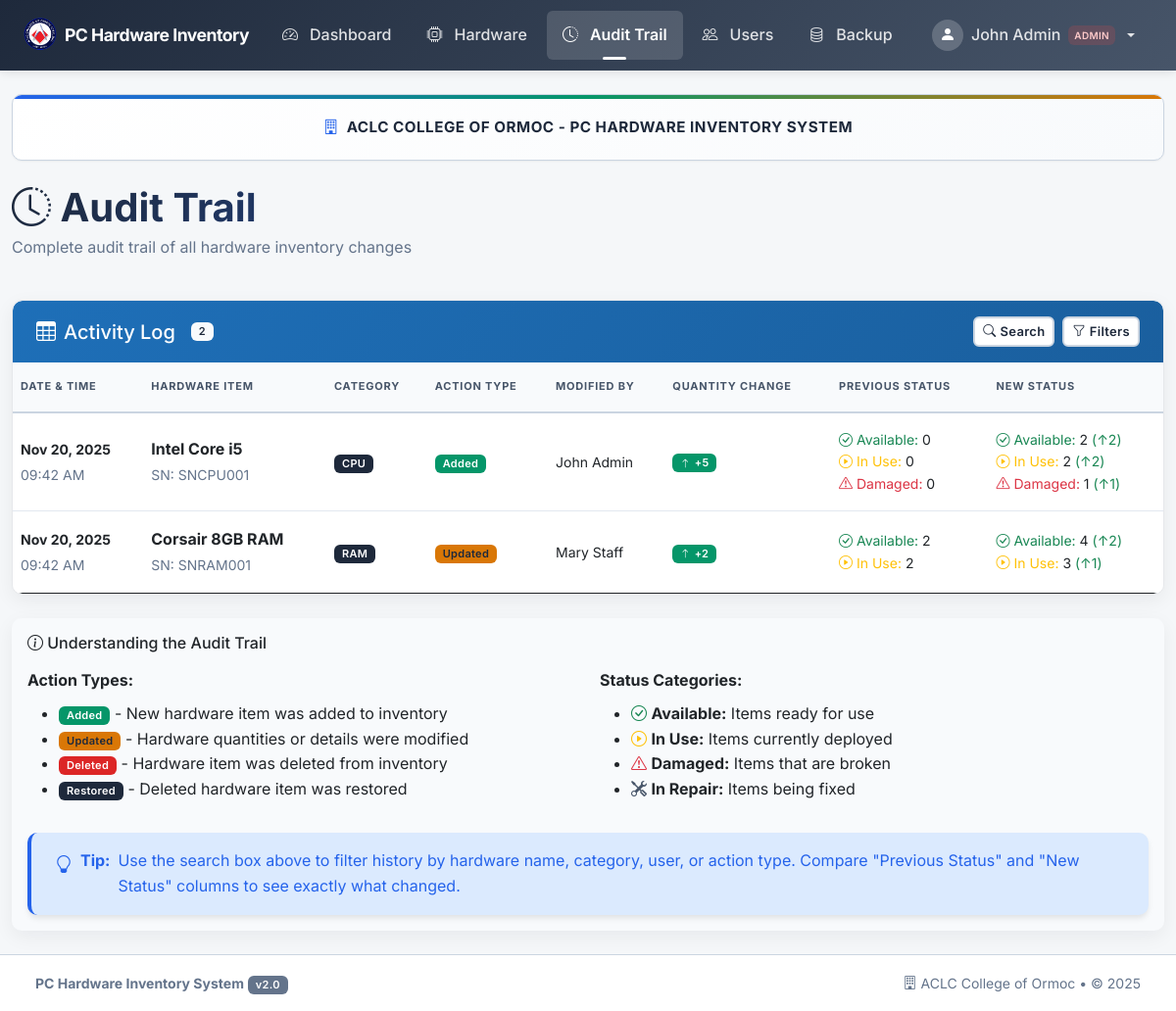
/pages/history.php (signed in), run on the app's committed database.
### tables this page shows
CREATE TABLE IF NOT EXISTS inventory_history (
    id INT AUTO_INCREMENT PRIMARY KEY,
    hardware_id INT,                          
    hardware_name VARCHAR(255) NOT NULL,      
    category_name VARCHAR(100),               
    serial_number VARCHAR(100),               
    user_id INT,                              
    user_name VARCHAR(255),                   
    action_type VARCHAR(50) NOT NULL,         
    quantity_change INT,
    old_unused INT,
    old_in_use INT,
    old_damaged INT,
    old_repair INT,
    new_unused INT,
    new_in_use INT,
    new_damaged INT,
    new_repair INT,
    action_date TIMESTAMP DEFAULT CURRENT_TIMESTAMP
     
);

### config/security.php (called while the page is built, shortened)
<?php
function escapeOutput($data) {
    return htmlspecialchars($data, ENT_QUOTES, 'UTF-8');
}
?>

### pages/history.php (the view, shortened to what this page needs)
<?php
require_once '../config/security.php';
$conn = getDBConnection();
$records_per_page = 20;
$page = isset($_GET['page']) ? max(1, (int)$_GET['page']) : 1;
$offset = ($page - 1) * $records_per_page;
$action_filter = isset($_GET['action']) ? sanitizeInput($_GET['action']) : '';
$date_from = isset($_GET['date_from']) ? sanitizeInput($_GET['date_from']) : '';
$date_to = isset($_GET['date_to']) ? sanitizeInput($_GET['date_to']) : '';
$count_query = "SELECT COUNT(*) as total FROM inventory_history ih WHERE 1=1";
$query = "SELECT ih.*,
                COALESCE(h.name, ih.hardware_name) as hardware_name,
                COALESCE(h.serial_number, ih.serial_number) as serial_number,
                COALESCE(u.full_name, ih.user_name) as user_name,
                COALESCE(c.name, ih.category_name) as category_name
         FROM inventory_history ih
         LEFT JOIN hardware h ON ih.hardware_id = h.id
         LEFT JOIN users u ON ih.user_id = u.id
         LEFT JOIN categories c ON h.category_id = c.id
         WHERE 1=1";
$params = [];
$types = "";
$total_records = 0;
if (!empty($params)) {
    $count_stmt = $conn->prepare($count_query);
    $count_stmt->bind_param($types, ...$params);
    $count_stmt->execute();
    $count_result = $count_stmt->get_result();
    $total_records = $count_result->fetch_assoc()['total'];
    $count_stmt->close();
} else {
    $count_result = $conn->query($count_query);
    $total_records = $count_result->fetch_assoc()['total'];
}
$query .= " ORDER BY ih.action_date DESC LIMIT ? OFFSET ?";
$params[] = $records_per_page;
$params[] = $offset;
$types .= "ii";
$history = [];
$stmt = $conn->prepare($query);
$stmt->bind_param($types, ...$params);
$stmt->execute();
$result = $stmt->get_result();
while ($row = $result->fetch_assoc()) {
    $history[] = $row;
}
include '../includes/header.php';
?>
<div class="row mb-4">
    <div class="col-12">
        <div class="system-branding">
            <h6><i class="bi bi-building"></i> ACLC COLLEGE OF ORMOC - PC HARDWARE INVENTORY SYSTEM</h6>
        </div>
        <h1 class="text-gradient mb-1">
            <i class="bi bi-clock-history"></i> Audit Trail
        </h1>
        <p class="text-muted">Complete audit trail of all hardware inventory changes</p>
    </div>
</div>
<div class="card table-card">
    <div class="card-header card-header-primary">
        <div class="d-flex flex-column flex-md-row justify-content-between align-items-start align-items-md-center gap-2">
            <h5 class="mb-0 d-flex align-items-center gap-2">
                <i class="bi bi-table" aria-hidden="true"></i> Activity Log
                <span class="badge bg-light text-primary ms-2"><?php echo $total_records; ?></span>
            </h5>
            <div class="d-flex gap-2 align-items-center">
                <button class="btn btn-sm btn-light" type="button" id="toggleSearchBtn"
                        aria-expanded="false" aria-controls="searchFilterPanel"
                        onclick="toggleHistorySearch()">
                    <i class="bi bi-search" aria-hidden="true"></i>
                    <span class="d-none d-sm-inline">Search</span>
                </button>
                <?php
                $active_filter_count = (!empty($action_filter) ? 1 : 0) + (!empty($date_from) ? 1 : 0) + (!empty($date_to) ? 1 : 0);
                $has_filters = $active_filter_count > 0;
                ?>
                <button class="btn btn-sm <?php echo $has_filters ? 'btn-warning' : 'btn-light'; ?>"
                        type="button" data-bs-toggle="collapse" data-bs-target="#filterCollapse"
                        aria-expanded="false" aria-controls="filterCollapse">
                    <i class="bi bi-funnel<?php echo $has_filters ? '-fill' : ''; ?>"></i>
                    <span class="d-none d-sm-inline"> Filters</span>
                </button>
            </div>
        </div>
    </div>
    <div class="card-body p-0">
        <div class="table-responsive">
            <table class="table table-hover mb-0" id="historyTable">
                <thead>
                    <tr>
                        <th>Date & Time</th>
                        <th>Hardware Item</th>
                        <th class="d-none d-md-table-cell">Category</th>
                        <th>Action Type</th>
                        <th class="d-none d-lg-table-cell">Modified By</th>
                        <th class="d-none d-lg-table-cell">Quantity Change</th>
                        <th>Previous Status</th>
                        <th>New Status</th>
                    </tr>
                </thead>
                <tbody>
                    <?php if (empty($history)): ?>
                    <tr>
                        <td colspan="8" class="text-center text-muted py-4">
                            <i class="bi bi-inbox" style="font-size: 32px; opacity: 0.5;"></i>
                            <br>No history records found
                        </td>
                    </tr>
                    <?php else: ?>
                    <?php foreach ($history as $item): ?>
                    <tr>
                        <td>
                            <small><strong><?php echo date('M d, Y', strtotime($item['action_date'])); ?></strong></small>
                            <br>
                            <small class="text-muted"><?php echo date('h:i A', strtotime($item['action_date'])); ?></small>
                        </td>
                        <td>
                            <strong><?php echo escapeOutput($item['hardware_name'] ?: 'Deleted Item'); ?></strong>
                            <?php if (!empty($item['serial_number'])): ?>
                            <br><small class="text-muted">SN: <?php echo escapeOutput($item['serial_number']); ?></small>
                            <?php endif; ?>
                        </td>
                        <td class="d-none d-md-table-cell"><span class="badge bg-primary"><?php echo escapeOutput($item['category_name'] ?: 'N/A'); ?></span></td>
                        <td>
                            <?php
                            $badge_class = 'bg-info';
                            if ($item['action_type'] === 'Added') $badge_class = 'bg-success';
                            if ($item['action_type'] === 'Updated') $badge_class = 'bg-warning';
                            ?>
                            <span class="badge <?php echo $badge_class; ?>"><?php echo escapeOutput($item['action_type']); ?></span>
                        </td>
                        <td class="d-none d-lg-table-cell"><small><?php echo escapeOutput($item['user_name'] ?: 'Unknown'); ?></small></td>
                        <td class="d-none d-lg-table-cell">
                            <?php
                            $change = $item['quantity_change'];
                            if ($change > 0) {
                                echo '<span class="badge bg-success"><i class="bi bi-arrow-up"></i> +' . $change . '</span>';
                            } elseif ($change < 0) {
                                echo '<span class="badge bg-danger"><i class="bi bi-arrow-down"></i> ' . $change . '</span>';
                            } else {
                                echo '<span class="badge bg-secondary">No Change</span>';
                            }
                            ?>
                        </td>
                        <td>
                            <small>
                                <?php
                                $changes = [];
                                if ($item['old_unused'] != $item['new_unused']) {
                                    $changes[] = ['label' => 'Available', 'icon' => 'bi-check-circle', 'class' => 'text-success', 'old' => $item['old_unused'], 'new' => $item['new_unused']];
                                }
                                if ($item['old_in_use'] != $item['new_in_use']) {
                                    $changes[] = ['label' => 'In Use', 'icon' => 'bi-play-circle', 'class' => 'text-warning', 'old' => $item['old_in_use'], 'new' => $item['new_in_use']];
                                }
                                if ($item['old_damaged'] != $item['new_damaged']) {
                                    $changes[] = ['label' => 'Damaged', 'icon' => 'bi-exclamation-triangle', 'class' => 'text-danger', 'old' => $item['old_damaged'], 'new' => $item['new_damaged']];
                                }
                                if (empty($changes)) {
                                    echo '<span class="text-muted">No changes</span>';
                                } else {
                                    foreach ($changes as $change) {
                                        echo '<div><span class="' . $change['class'] . '"><i class="bi ' . $change['icon'] . '"></i> ' . $change['label'] . ':</span> ' . $change['old'] . '</div>';
                                    }
                                }
                                ?>
                            </small>
                        </td>
                        <td>
                            <small>
                                <?php
                                if (empty($changes)) {
                                    echo '<span class="text-muted">-</span>';
                                } else {
                                    foreach ($changes as $change) {
                                        $diff = $change['new'] - $change['old'];
                                        $arrow = $diff > 0 ? '↑' : '↓';
                                        $diffClass = $diff > 0 ? 'text-success' : 'text-danger';
                                        echo '<div><span class="' . $change['class'] . '"><i class="bi ' . $change['icon'] . '"></i> ' . $change['label'] . ':</span> ' . $change['new'] . ' <span class="' . $diffClass . '">(' . $arrow . abs($diff) . ')</span></div>';
                                    }
                                }
                                ?>
                            </small>
                        </td>
                    </tr>
                    <?php endforeach; ?>
                    <?php endif; ?>
                </tbody>
            </table>
        </div>
    </div>
</div>
<div class="mt-4">
    <div class="card border-0 bg-light">
        <div class="card-body">
            <h6 class="mb-3"><i class="bi bi-info-circle"></i> Understanding the Audit Trail</h6>
            <div class="row">
                <div class="col-md-6 mb-3">
                    <strong>Action Types:</strong>
                    <ul class="mb-0 mt-2">
                        <li><span class="badge bg-success">Added</span> - New hardware item was added to inventory</li>
                        <li><span class="badge bg-warning">Updated</span> - Hardware quantities or details were modified</li>
                        <li><span class="badge bg-danger">Deleted</span> - Hardware item was deleted from inventory</li>
                        <li><span class="badge bg-primary">Restored</span> - Deleted hardware item was restored</li>
                    </ul>
                </div>
                <div class="col-md-6 mb-3">
                    <strong>Status Categories:</strong>
                    <ul class="mb-0 mt-2">
                        <li><i class="bi bi-check-circle text-success"></i> <strong>Available:</strong> Items ready for use</li>
                        <li><i class="bi bi-play-circle text-warning"></i> <strong>In Use:</strong> Items currently deployed</li>
                        <li><i class="bi bi-exclamation-triangle text-danger"></i> <strong>Damaged:</strong> Items that are broken</li>
                        <li><i class="bi bi-tools text-secondary"></i> <strong>In Repair:</strong> Items being fixed</li>
                    </ul>
                </div>
            </div>
            <div class="alert alert-info mt-3 mb-0">
                <i class="bi bi-lightbulb"></i> <strong>Tip:</strong> Use the search box above to filter history by hardware name, category, user, or action type. Compare "Previous Status" and "New Status" columns to see exactly what changed.
            </div>
        </div>
    </div>
</div>
<?php include '../includes/footer.php'; ?>

### assets/css/theme-hci.css (style rules this page uses)
:root { --primary: #1e6fb8; --primary-hover: #1a5f9e; --primary-contrast: #ffffff; --muted: #6b7280; --bg-page: #f5f7f9; --card-bg: #ffffff; --border: #e6e8eb; --text-primary: #1e293b; --text-secondary: #64748b; --danger: #e04646; --danger-hover: #c53030; --success: #2ea44f; --success-hover: #269c45; --warning: #d97706; --accent: #0b74d1; --radius: 10px; --radius-sm: 6px; --radius-lg: 16px; --shadow: 0 6px 20px rgba(16,24,40,0.06); --shadow-hover: 0 8px 30px rgba(16,24,40,0.1); --gap-xs: 4px; --gap-sm: 8px; --gap-md: 16px; --gap-lg: 24px; --gap-xl: 32px; --transition-fast: 150ms ease; --transition-normal: 250ms ease; --topbar-height: 64px; }
body.has-topbar { background-color: var(--bg-page); padding-top: 0; }
body.has-topbar { background-color: var(--bg-page); }
.card { background: var(--card-bg); border-radius: var(--radius); border: 1px solid var(--border); box-shadow: var(--shadow); }
.card-header.card-header-primary { background: linear-gradient(135deg, var(--primary) 0%, var(--primary-hover) 100%); color: var(--primary-contrast); border-radius: var(--radius) var(--radius) 0 0; border-bottom: none; }
#toggleSearchBtn { transition: all var(--transition-fast); }

### data on the page
inventory_history: action_date "Nov 20, 2025", action_date "09:42 AM", hardware_name "Intel Core i5", serial_number "SNCPU001", category_name "CPU", action_type "Added", user_name "John Admin", quantity_change "5", label "Available", old "0", label "In Use", label "Damaged", new "2", arrow "↑", diff "2", new "1", diff "1"
inventory_history: action_date "Nov 20, 2025", action_date "09:42 AM", hardware_name "Corsair 8GB RAM", serial_number "SNRAM001", category_name "RAM", action_type "Updated", user_name "Mary Staff", quantity_change "2", label "Available", old "2", label "In Use", new "4", arrow "↑", diff "2", new "3", diff "1"

### other printed values
escapeOutput($_SESSION['full_name']) "John Admin"
escapeOutput(ucfirst($_SESSION['role'])) "ADMIN"
$total_records "2"
